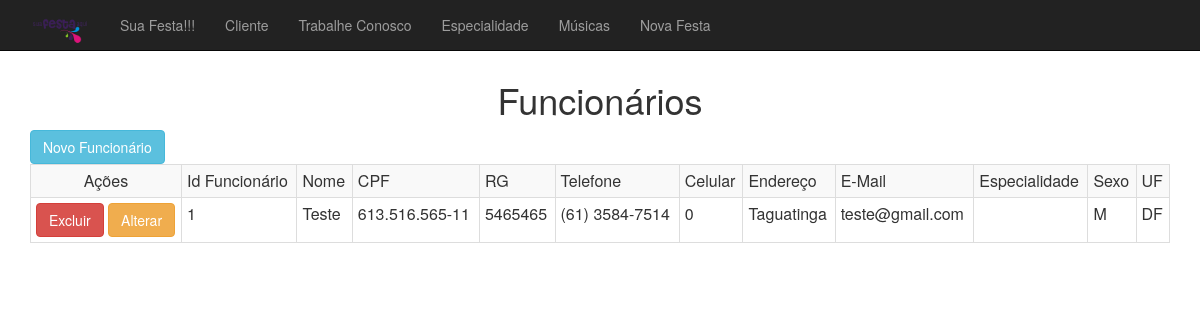
The page /funcionario/index.php on the database as committed earlier.
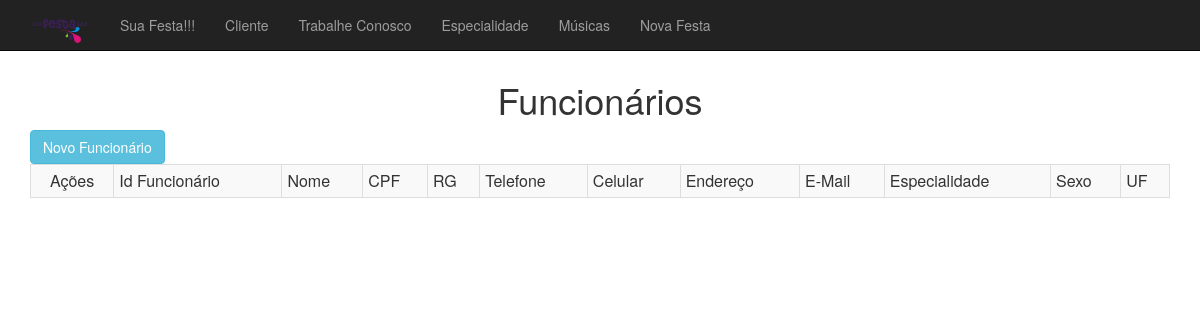
The same page on the database as committed later.
### tables this page shows
CREATE TABLE IF NOT EXISTS `funcionarios` (
  `id_funcionarios` INT(11) NOT NULL AUTO_INCREMENT,
  `nome` VARCHAR(45) NOT NULL,
  `cpf` VARCHAR(20) NOT NULL,
  `rg` VARCHAR(15) NOT NULL,
  `telefone` VARCHAR(20) NOT NULL,
  `celular` VARCHAR(20) NOT NULL,
  `endereco` VARCHAR(45) NOT NULL,
  `email` VARCHAR(45) NOT NULL,
  `sexo` CHAR(1) NOT NULL,
  `uf` VARCHAR(2) NOT NULL,
  `id_especialidade` INT(11) NOT NULL,
  PRIMARY KEY (`id_funcionarios`),
  INDEX `fk_funcionarios_especialidade1_idx` (`id_especialidade` ASC),
  CONSTRAINT `fk_funcionarios_especialidade1`
    FOREIGN KEY (`id_especialidade`)
    REFERENCES `especialidade` (`id_especialidade`)
    ON DELETE NO ACTION
    ON UPDATE NO ACTION);

### funcionario/Funcionario.php (called while the page is built, shortened)
<?php
include_once '../Conexao.php';
class Funcionario{
    public function recuperarDados(){
        $conexao = new Conexao();
        $sql = "select * from funcionarios";
        return $conexao->recuperarDados($sql);
    }
}

### Conexao.php (called while the page is built, shortened)
<?php
class Conexao {
	protected $conexao;
	public function conectar()
	{
		$this->conexao = new PDO('mysql:host=localhost;dbname=projetointegrador;charset=utf8', 'root', '');
	}
	public function desconectar()
	{
		$this->conexao = null;
	}
	public function recuperarDados($sql)
	{
        $retorno = $this->conexao->query($sql)->fetchAll(PDO::FETCH_ASSOC);
		return $retorno;
	}
}

### funcionario/index.php (the view)
<?php
include_once 'Funcionario.php';
$funcionario = new Funcionario();
$arFuncionario = $funcionario->recuperarDados();
include_once '../cabecalho.php';
?>
    <h1 class="text-center">Funcionários</h1>
    <a class= "btn btn-info" href=formulario.php>Novo Funcionário</a>
    <table class="table table-bordered table-hover table-striped table-condensed">
        <tr>
            <td align="center">Ações</td>
            <td>Id Funcionário</td>
            <td>Nome</td>
            <td>CPF</td>
            <td>RG</td>
            <td>Telefone</td>
            <td>Celular</td>
            <td>Endereço</td>
            <td>E-Mail</td>
            <td>Especialidade</td>
            <td>Sexo</td>
            <td>UF</td>
        </tr>
        <?php foreach ($arFuncionario as $funcionario) {
            echo "
            <tr>
                <td style='width: 151px'><a href='processamento.php?acao=excluir&idfuncionarios={$funcionario['idfuncionarios']}' class='btn btn-danger'>Excluir</a>
                    <a href='#' class='btn btn-warning'>Alterar</a>
                </td>
                <td>{$funcionario['idfuncionarios']}</td>
                <td>{$funcionario['nome']}</td>
                <td>{$funcionario['cpf']}</td>
                <td>{$funcionario['rg']}</td>
                <td>{$funcionario['telefone']}</td>
                <td>{$funcionario['celular']}</td>
                <td>{$funcionario['endereco']}</td>
                <td>{$funcionario['email']}</td>
                <td>{$funcionario['idespecialidade']}</td>
                <td>{$funcionario['sexo']}</td>
                <td>{$funcionario['uf']}</td>
            </tr>
            ";
        }?>
    </table>
<?php
include_once '../rodape.php';

Rows that differ between the two databases and show on the page:
removed funcionarios: idfuncionarios "1", nome "Teste", cpf "613.516.565-11", rg "5465465", telefone "(61) 3584-7514", celular "0", endereco "Taguatinga", email "teste@gmail.com", sexo "M", uf "DF"
